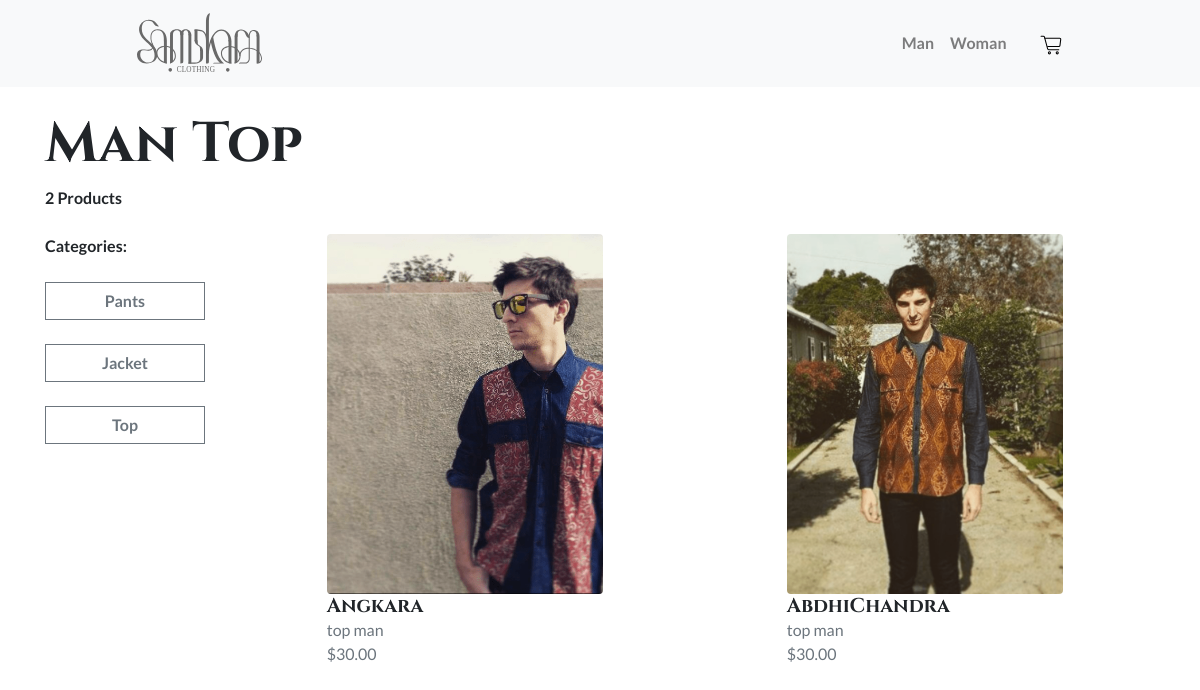
/man/top, run on the app's committed database.
### app/models.py (models this page shows, shortened)
class Category(db.Model):
    id = db.Column(db.Integer, primary_key=True, unique=True, nullable=False)
    name = db.Column(db.String(64), index=True, unique=True, nullable=False)

class Product(db.Model):
    id=db.Column(db.Integer, primary_key=True,unique=True,nullable=False)
    name=db.Column(db.String(64), index=True, nullable=False)
    image=db.Column(db.String(255))
    price=db.Column(db.Numeric(precision=8, scale=2))
    description=db.Column(db.String(255))
    discount_price=db.Column(db.Float)
    categories = db.relationship('Category', secondary=product_category, backref='product', lazy='dynamic')
    options=db.relationship('Option',secondary=product_option, backref='option',lazy='dynamic')

### app/controllers/product_controller.py (the view)
@products.route('/<gender>/', defaults={'category': None})
@products.route('/<gender>/<category>')
def shop(gender, category=None):
    valid_genders = ["man", "woman"]
    if gender not in valid_genders:
        return "Invalid gender", 400
    clothes_categories = Category.query.filter(~Category.name.in_(valid_genders)).all()
    query = Product.query.filter(Product.categories.any(Category.name == gender))
    if category:
        query = query.filter(Product.categories.any(Category.name== category))
    products = query.all()
    return render_template('shop.html', products=products, gender=gender,category=category, clothes_categories=clothes_categories)

### app/templates/shop.html (shortened to what this page needs)
{% extends "base.html" %}
{% block content %}
<div class="container mt-4">
<div class="mb-4">
    {% if category%}
    <h2 class=" display-4 text-black font-weight-bold text-capitalize">
        {{gender}} {{category}}
    </h2>
    {% else%}
    <h2 class=" display-4 text-black font-weight-bold text-capitalize">
        All {{gender}} products
    </h2>
    {%endif%}
    <p class=" text-black font-weight-bold">{{products|length}} Products
    </p>
</div>
<div class="row ">
    <div class="col-md-2 mb-4 " id="filter-form">
        <p class="mb-0 font-weight-bold">Categories: </p>
        <div class=" row ">
            {% for category in clothes_categories %}
                    <div class=" col-md-12 col-6  ">
                        <a class=" btn btn-outline-secondary mt-4 rounded-0 w-100 text-center font-weight-bold text-capitalize" href="{{ url_for('products.shop', gender=gender, category=category.name) }}">{{ category.name }}</a>                    </div>
            {% endfor %}
        </div>
    </div>
    <ul class="col-12 col-md-10 row  mx-auto">
        {% for product in products %}
        <li class="col-9 col-sm-8 mx-auto col-md-6 col-lg-4 shop-product-card h-full d-flex flex-column align-items-center mb-4 " >
            <div class="position-relative h-75 w-100 ">
                <a class="shop-product-card-top w-100 h-100 d-flex justify-content-center rounded" href="{{ url_for('products.view_product',id=product.id) }}">
                    <img src="{{ product.image }}" class="h-100 rounded mx-auto" style="object-fit: cover;"/>
                </a>
            </div>
            <a class="h-25 w-100 d-flex flex-column align-items-start justify-content-start" href="{{ url_for('products.view_product',id=product.id) }}">
                <h5 class="mb-0 text-black font-weight-bold ">{{ product.name }}</h5>
                    <p class="text-xs text-secondary mb-0">
                        {% for category in product.categories %}
                        {{category.name}}
                        {% endfor %}
                    </p>
                    {% if product.discount_price == None %}
                    <p class="text-xs text-secondary mb-0">${{ product.price }}</p>
                    {% else %}
                    <p class="text-xs text-danger mb-0"><s>${{ product.price }} </s><span class="text-xs text-secondary mb-0">{{ product.discount_price }}<span></p>
                    {% endif %}
            </a>
        </li>
        {% endfor %}
    </ul>
</div>
</div>
{% endblock %}

### app/static/css/index.css (style rules this page uses)
body { font-family: "Lato", sans-serif !important; }
h1, h2, h3, h4, h5, h6, .display { font-family: "Cinzel", serif !important; }
li { list-style: none; }
.shop-product-card a { text-decoration: none; color: #212529; }
.shop-product-card { list-style-type: none; }
.shop-product-card { height: min(500px, 60vh); }
.shop-product-card-top { overflow: hidden; }

### data on the page
Category: name "Man", name "man"
Category: name "Top", name "top"
Category: name "Pants"
Category: name "Jacket"
Product: image (picture), name "Angkara", price "30.00"
Product: image (picture), name "AbdhiChandra", price "30.00"

### other printed values
{{ products|length }} "2"
